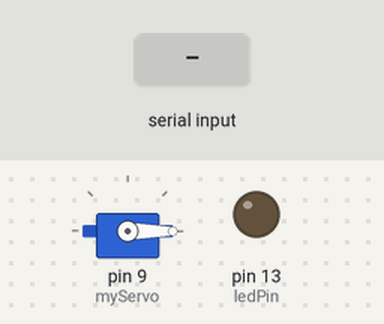
This sketch was run on a simulated Arduino Uno, built with avr-gcc and run on an emulated ATmega328P. On the bench: servo, output pins drawn as LEDs (lit = HIGH). The inputs (shaded band) are chosen by the test bench.

Above: at 1.2 s.
1.3 s: "A" received over Serial
At 2.4 s:
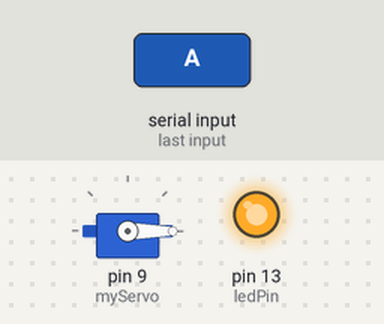
2.8 s: "S" received over Serial
At 3.5 s:
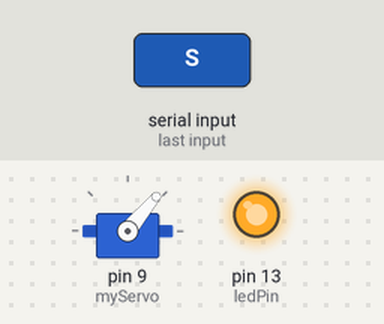
4.3 s: "a" received over Serial
At 4.7 s:
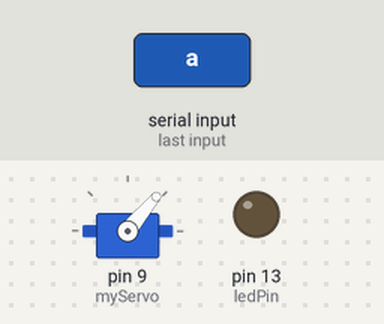
5.8 s: "S" received over Serial
At 7.0 s:
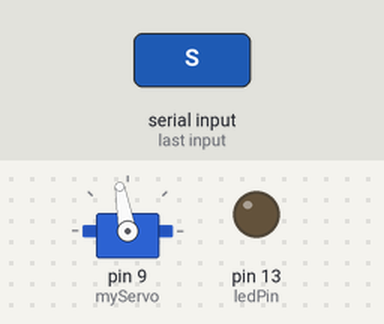
7.3 s: "A" received over Serial
At 8.2 s:
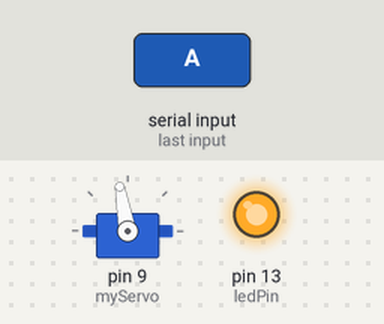
8.8 s: "s" received over Serial
At 9.3 s:
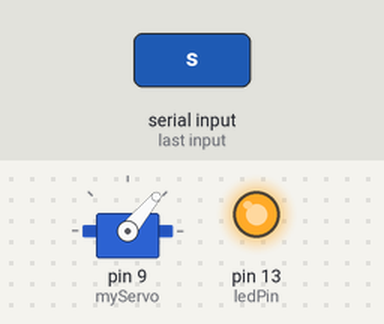
Timing chart, 0 to 11.3 s (numbered marks = the images above; inputs shaded):
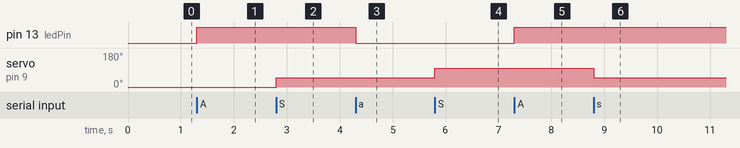

Measured:
- after the input at 1.3 s, pin 13 (ledPin): LOW → HIGH at once
- after the input at 2.8 s, servo on pin 9 (myServo): 0° → 50° at once
- after the input at 4.3 s, pin 13 (ledPin): HIGH → LOW at once
- after the input at 5.8 s, servo on pin 9 (myServo): 50° → 100° at once
- after the input at 7.3 s, pin 13 (ledPin): LOW → HIGH at once
- after the input at 8.8 s, servo on pin 9 (myServo): 100° → 50° at once

The sketch:

ARDUINOCODE.ino
```cpp
#include <Servo.h>


Servo myServo;


const int ledPin = 13;
int currentAngle = 0;

void setup() {

  Serial.begin(9600);


  pinMode(ledPin, OUTPUT);


  myServo.attach(9);
  myServo.write(currentAngle);
}

void loop() {

  if (Serial.available() > 0) {
    char command = Serial.read();

    if (command == 'A') {

      digitalWrite(ledPin, HIGH);
    }
    else if (command == 'a') {

      digitalWrite(ledPin, LOW);
    }
    else if (command == 'S') {

      if (currentAngle < 180) {
        currentAngle+=50;
        myServo.write(currentAngle);
      }
    }
    else if (command == 's') {

      if (currentAngle > 0) {
        currentAngle-=50;
        myServo.write(currentAngle);
      }
    }
  }
}
```
